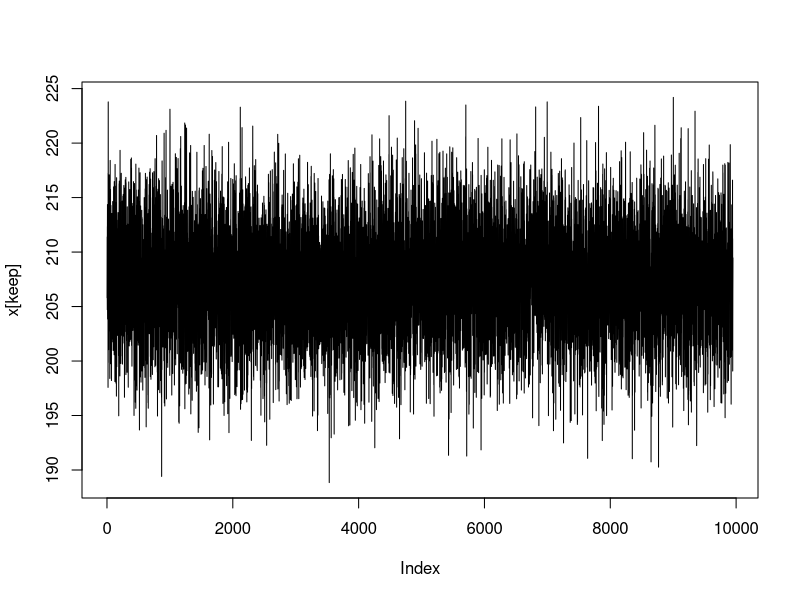
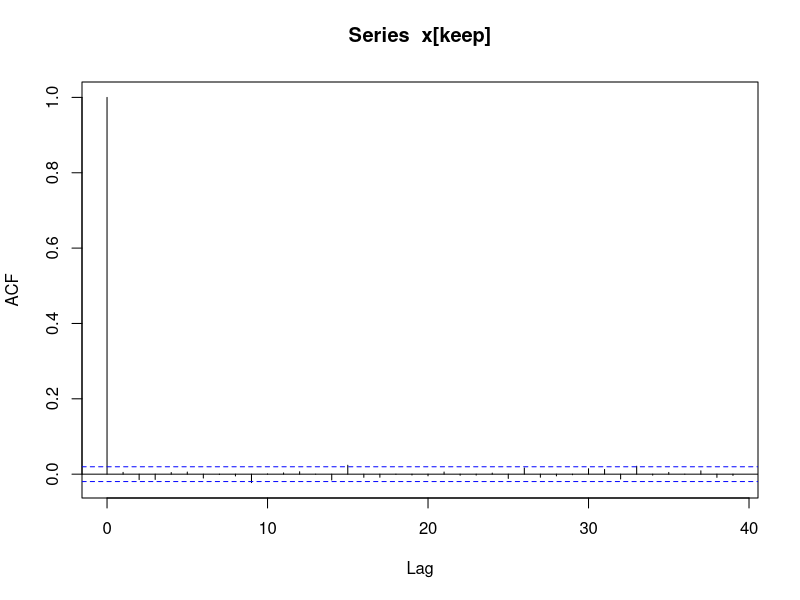
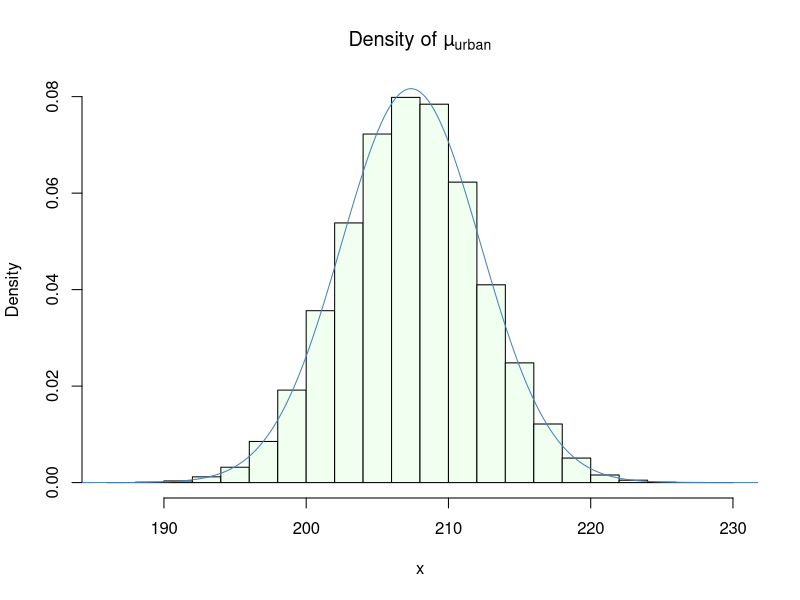

R code for these plots, in order: (Note: a time limit stopped this script after it produced the figures.)
## ---- chunk 1
library(dplyr)
## ---- chunk 2
cholest.u <- c(197, 199, 214, 217, 222, 227, 228, 234)
## ---- chunk 3
# prior N(150,90)
m <- 180 ; v <- 90 ; sig2 <- 260
ybar <- mean(cholest.u)
# starting values
x <- c(ybar) %>% as.numeric
vv <- 100 # if we run this long enough, we should be okay.. but let's just be safe..

J <- 100500

for (j in 2:J) {
  # sample xp from the proposal distribution (use random normal!)
  # symmetric as x[j-1] and xp could be switched and it doesn't matter!
  xp <- rnorm(1,x[j-1],sqrt(vv))
  
  # Target Distribution is Normal so use dnorm!
  #gxc <- prod(dnorm(cholest.u, x[j-1],var(sig2))) * dnorm(x[j-1],m,sqrt(v)) Takes too much time..
  #gxp <- prod(dnorm(cholest.u, xp,var(sig2))) * dnorm(xp,m,sqrt(v))
  
  # Best thing is to put everything to the log scale
  gxc <- sum(dnorm(cholest.u, x[j-1],sqrt(sig2), log = TRUE)) + dnorm(x[j-1],m,sqrt(v), log = TRUE)
  gxp <- sum(dnorm(cholest.u, xp,sqrt(sig2), log = TRUE)) + dnorm(xp,m,sqrt(v), log = TRUE)
  
  # make sure proportion is not greater than 1
  
  # compute the probability of accepting the proposed value of alpha
  alpha <- min(c(1, exp(gxp - gxc))) 
  # bernoulli between 0 and 1
  purrr::rbernoulli(1, alpha) %>% 
    ifelse(xp, x[j-1]) -> x[j]

  rm(alpha, gxc,gxp, xp)
  
  # For uniform comparison...
  # x[j] <-ifelse(runif(1,0,1) < alpha, xp, x[j-1])
  # For binomial comparison...
  # rbinom(1,1,alpha) %>% as.logical() %>% 
  #   ifelse(xp, x[j-1]) -> x[j]
  
} 
## ---- chunk 4
gc(FALSE,TRUE)
## ---- chunk 5
# Tuning using Hasting Ratio.
mean(diff(x)!= 0)
# Thin (don't need to if I set exploration correct.)
keep <- seq(501,100000, by = 10)

plot(x[keep], type = 'l') 
acf(x[keep]) # Not too bad..
## ---- chunk 6
starval <- function(m,v,y,sig2) {
  n <- length(y); ybar <- mean(y)
  mstar <- (n*v*ybar + sig2*m) / (n*v + sig2)
  s2star <- v*sig2 / (n*v + sig2)
  
  c("m*" = mstar, "s2*" = s2star)
}

(mvstar <- starval(m,v,cholest.u,sig2))

hist(x,freq = FALSE, main = expression("Density of µ"[urban]), col = "honeydew")
xax <- seq(160,240, length.out = 1000)
lines(xax,dnorm(xax,mvstar[1],sqrt(mvstar[2])), col = "steel blue") # assessment.
## ---- chunk 7
rm(sig2, xax, j)
# Assume that sig2 is UN(0,500)

# Necessary values
n <- length(cholest.u)
m <- 180; v <- 90
vv <- 350 # keep in mind that variance of data is around 180, so we can't let it get to 0
# set starting values for mu and sig2
mu <- c(ybar) %>% as.numeric
sig2 <- c(var(cholest.u)) %>% as.numeric
J <- 100500

for (i in 2:J) {
    
    # Gibbs Sampler..
    mstar <- ((n * v * ybar) + (m * sig2[i-1])) / (n * v + sig2[i-1])
    vstar <- (v * sig2[i-1]) / (n * v + sig2[i-1])
    mu[i] <- rnorm(1,mstar,sqrt(vstar))
    # Metropolis Sampler
    # Proposal Distribution is Normal..
    
    
    cigs <- rnorm(1,sig2[i-1],sqrt(vv))
    # Target Distribution is uniform, 
    
    gxc <- sum(dnorm(cholest.u, mu[i], sqrt(sig2[i-1]), log = TRUE)) + dunif(sig2[i-1],0,500, log = TRUE)
    gxp <- sum(dnorm(cholest.u, mu[i], sqrt(cigs), log = TRUE)) + dunif(cigs, 0, 500, log = TRUE)
      
      # if candidate is < 0, throw it away!
    
    if (exp(gxp) <= 0 || exp(gxc) <= 0) {
      sig2[i] <- sig2[i-1]
    } else {
      # compute the probability of accepting the proposed value of alpha
      alpha <- min(c(1, exp(gxp - gxc))) 
      # bernoulli between 0 and 1
      purrr::rbernoulli(1, alpha) %>% 
        ifelse(cigs, sig2[i-1]) -> sig2[i]
      rm(mstar,vstar,cigs,gxc,gxp,alpha)      
    }
}
## ---- chunk 8
gc(FALSE,TRUE)
## ---- chunk 9

# Tuning using Hasting Ratio.
mean(diff(sig2)!= 0) # can't keep it down so just thin instead..


# Burn and thin the data
ind <- seq(501,length(mu),by = 50)

plot(mu[ind], type = 'l') 
acf(mu[ind]) 

plot(sig2[ind], type = 'l') 
acf(sig2[ind])  # it's okay.
## ---- chunk 10
c("Gibbs Mean" = mean(mu[ind]), "Metropolis Variance" = mean(sig2[ind]))
## ---- chunk 11
rm(list =ls())
